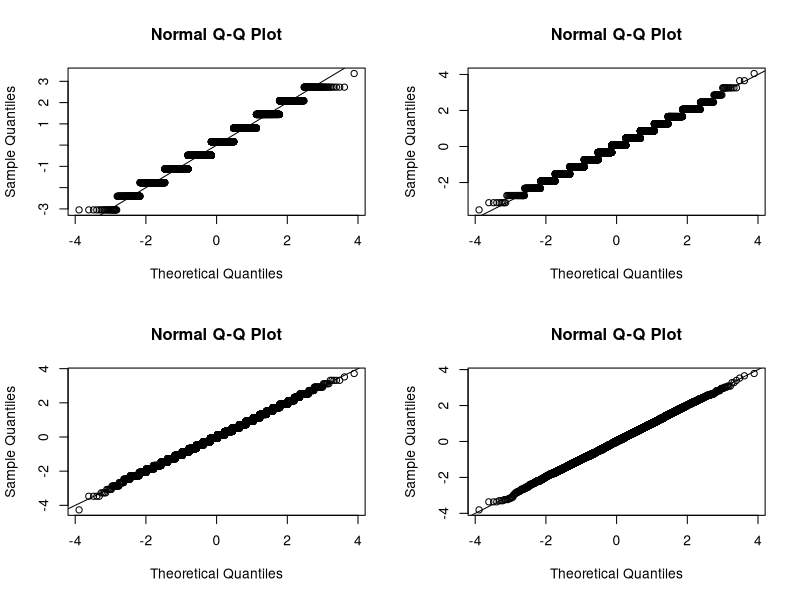
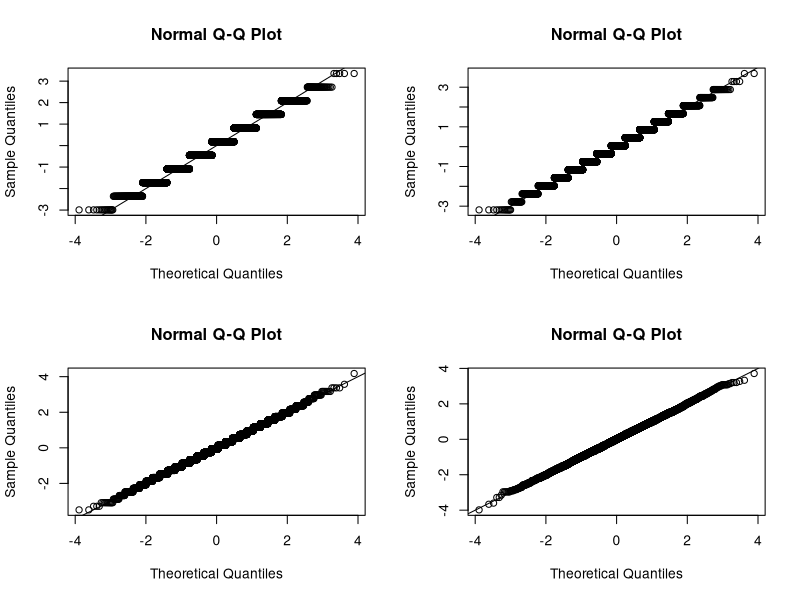
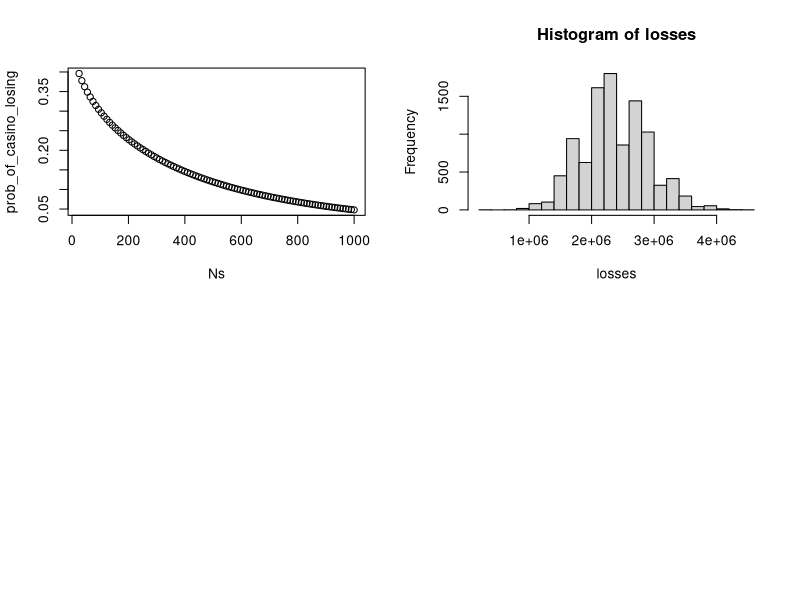
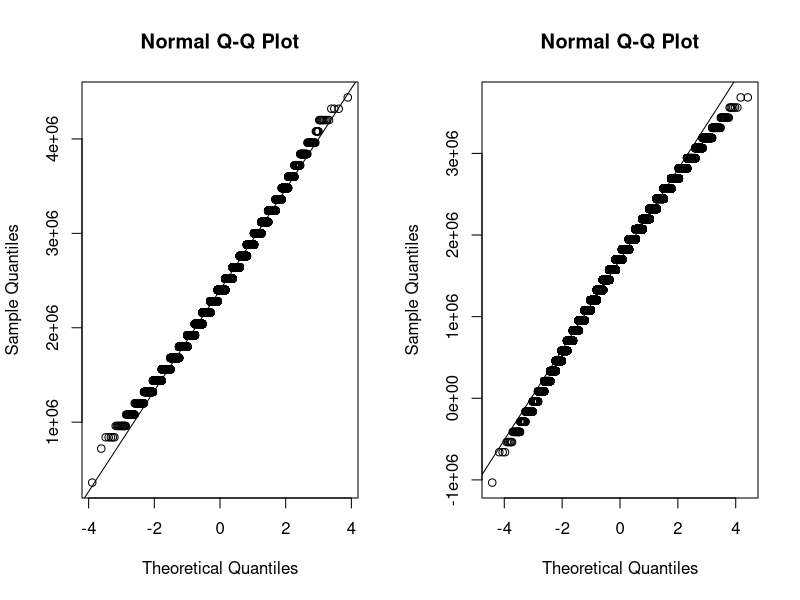
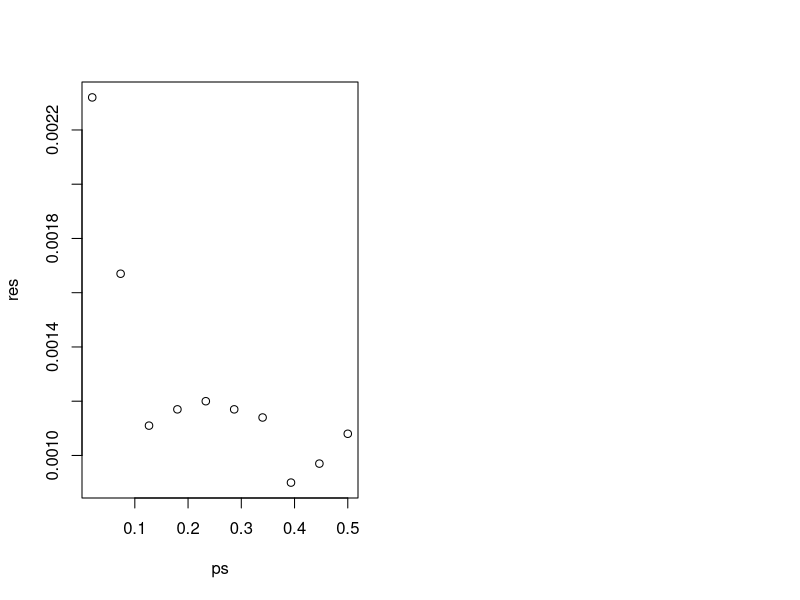

Write R code to recreate these figures, in order.
## ---- chunk 1
get_outcome <- function(N){
  x <- sample( c(-1,1), N, replace=TRUE, prob=c(10/19,9/19))
  sum(x)
}
get_outcome(10)
## ---- chunk 2
mysd <- function(x){
  sqrt(mean((x-mean(x))^2))
}
B <- 10^4
par(mfrow=c(2,2)) ##don't worry if you don't know what this is. You can remove it.
for(N in c(10, 25, 100, 1000)){
  winnings <- replicate(B,get_outcome(N) )
  z <- (winnings - mean(winnings))/mysd(winnings)
  qqnorm(z)
  abline(0,1)
  cat("Expected value:", mean(winnings), 
      "Standard Error:", mysd(winnings),"\n")
}
## ---- chunk 3
par(mfrow=c(2,2)) ##don't worry if you don't know what this is. You can remove it.
for(N in c(10, 25, 100, 1000)){
  average_winnings <- replicate(B,get_outcome(N) ) / N
  z <- (average_winnings - mean(average_winnings))/mysd(average_winnings)
  qqnorm(z)
  abline(0,1)
  cat("Expected value:", mean(average_winnings), 
      "Standard Error:", mysd(average_winnings),"\n")
}
## ---- chunk 4
1-pnorm( sqrt(25)*(1/19)/0.998614)
## ---- chunk 5
B <- 10^5
winnings <- replicate(B,get_outcome(25) )
mean(winnings>0)                   
## ---- chunk 6
Ns <-seq(25, 1000, len=100)
prob_of_casino_losing <- 1 - pnorm( sqrt(Ns)*(1/19/0.998614))
plot(Ns, prob_of_casino_losing)
## ---- chunk 7
N <- 1000
loss_per_foreclosure <- 120000
p <- 0.02
defaults <- sample( c(0,1), N, prob=c(1-p, p), replace = TRUE)
sum(defaults * loss_per_foreclosure)
## ---- chunk 8
B <- 10^4
losses <- replicate(B, {
  defaults <- sample( c(0,1), N, prob=c(1-p, p), replace = TRUE) 
  sum(defaults * loss_per_foreclosure)
})
hist(losses)
par(mfrow=c(1,2))
qqnorm(losses)
qqline(losses)
mean(losses)
sd(losses)
## ---- chunk 9
loan <- 180000
p <- 0.02
loss_per_foreclosure <- 120000
interest_rate <- (100+p*loss_per_foreclosure)/(1-p)/loan
cat("interest rate is: ",interest_rate)
B <- 10000
profit <- replicate(B, {
  x <- sample( c(-loss_per_foreclosure, interest_rate*loan ), N, replace=TRUE, prob=c(p, 1-p))
  sum(x)
})
mean(profit/N) ##should be about 100
## ---- chunk 10
mean(profit < 0)
## ---- chunk 11
loan <- 180000
p <- 0.02
z <- -qnorm(0.001)
loss_per_foreclosure <- 120000
interest_rate <- loss_per_foreclosure*(z*sqrt(p*(1-p))+sqrt(N)*p)/
  ((1-p)*sqrt(N) - z*sqrt(p*(1-p)))/loan
cat("Interest rate is: ", interest_rate,"\n")
expectation <- -loss_per_foreclosure*p + interest_rate*loan*(1-p)
cat("Mean profit:" , expectation*N )
B <- 10^5
profit <- replicate(B, {
  x <- sample( c(-loss_per_foreclosure, interest_rate*loan ), N, replace=TRUE, prob=c(p, 1-p))
  sum(x)
})
mean(profit<0) ##should be about 0.001
## ---- chunk 12
##Note that the normal approximation is not that great at the tails
qqnorm(profit)
qqline(profit)
## ---- chunk 13
B <- 10^5
ps <- seq(0.02,0.5,len=10)
res <- sapply(ps,function(p){
  interest_rate <- loss_per_foreclosure*(z*sqrt(p*(1-p))+sqrt(N)*p)/
  ((1-p)*sqrt(N) - z*sqrt(p*(1-p)))/loan
  profit <- replicate(B, {
    x <- sample( c(-loss_per_foreclosure, interest_rate*loan ), N, replace=TRUE, prob=c(p, 1-p))
    sum(x)
    })
  mean(profit<0) ##should be about 0.001
})
plot(ps,res)
## ---- chunk 14
p2 <- 0.05
interest_rate2 <- (expectation +
                     loss_per_foreclosure*p2)/(1-p2)/loan
interest_rate2
## ---- chunk 15
loan <- 180000
loss_per_foreclosure <- 120000
p2 <- 0.05
interest_rate2 <- (expectation +
                     loss_per_foreclosure*p2)/(1-p2)/loan
B <- 10^4
profit <- replicate(B, {
  x <- sample( c(-loss_per_foreclosure, interest_rate2*loan ), N, replace=TRUE, prob=c(p2, 1-p2))
  sum(x)
})
mean(profit<0) ##should be about 0.001
## ---- chunk 16
z <- -qnorm(0.001)
N2 <- (z*(interest_rate2*loan + loss_per_foreclosure)*sqrt(p2*(1-p2)) / 
  (interest_rate2*loan*(1-p2) - loss_per_foreclosure*p2 ))^2
cat("N is :",N2)
B <- 10^4
profit <- replicate(B, {
  x <- sample( c(-loss_per_foreclosure, interest_rate2*loan ), N2, replace=TRUE, prob=c(p2, 1-p2))
  sum(x)
})
mean(profit<0) ##should be about 0.001

## ---- chunk 17
loan <- 180000
loss_per_foreclosure <- 120000
p2 <- 0.05
interest_rate2 <- 0.05
B <- 10^5
outcomes1 <- replicate(B,{
  sample( c(-loss_per_foreclosure, interest_rate2*loan ), 2, replace=TRUE, prob=c(p2, 1-p2))
})
## ---- chunk 18
sum( outcomes1[1,] < 0 & outcomes1[2,]<0)/sum(outcomes1[1,]<0)
## ---- chunk 19
B <- 10^5
outcomes2 <- replicate(B,{
  add <- sample( c(-0.04,0.04), 1)
  sample( c(-loss_per_foreclosure, interest_rate2*loan ), 2, replace=TRUE, prob=c(p2+add, 1-(p2+add)))
})
## ---- chunk 20
sum( outcomes2[1,] < 0 & outcomes2[2,]<0)/sum(outcomes2[1,]<0)
## ---- chunk 21
B <- 10^5
profit2 <- replicate(B,{
  add <- sample( c(-0.04,0.04), 1)
  x <- sample( c(-loss_per_foreclosure, interest_rate2*loan ), N2, replace=TRUE, prob=c(p2+add, 1-(p2+add)))
  sum(x)
})
## ---- chunk 22
mean(profit)
mean(profit2)
## ---- chunk 23
mean(profit < 0)
mean(profit2 < 0)
## ---- chunk 24
mean(profit < -10^6)
mean(profit2 < -10^6)
